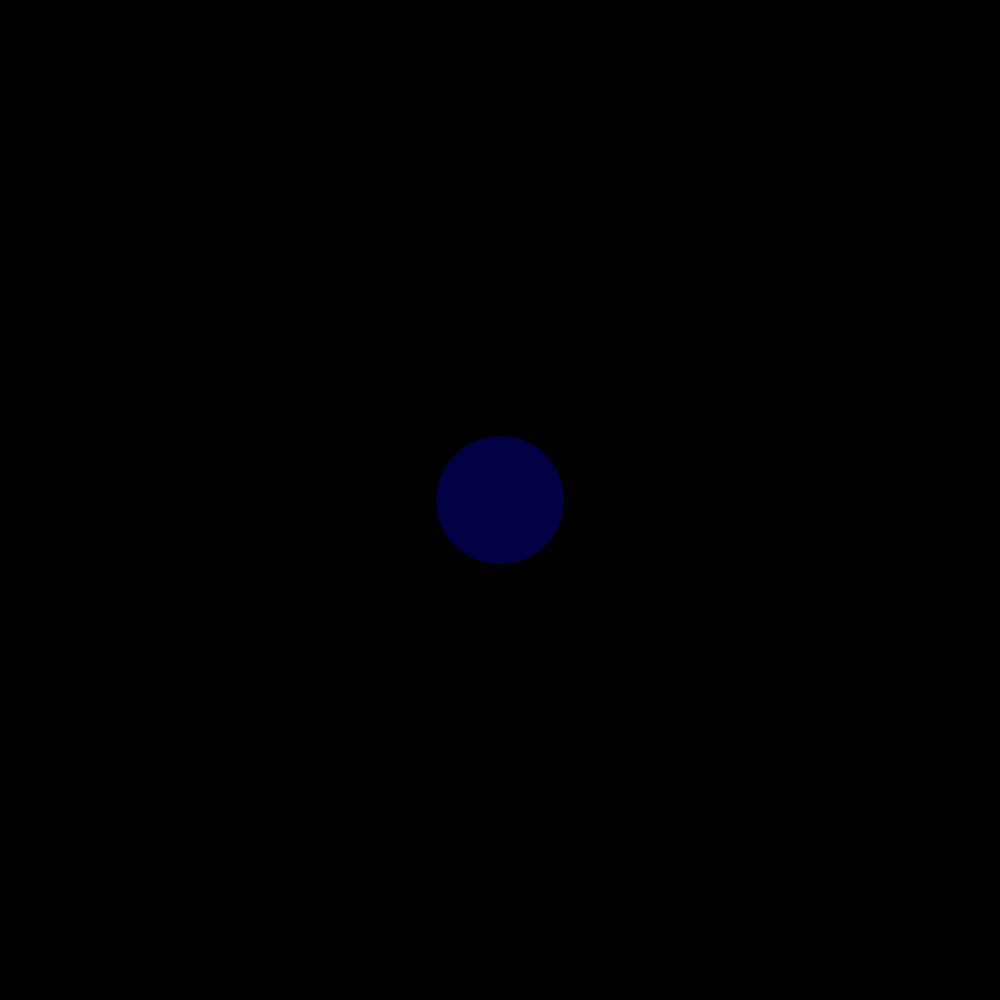
Frame 1 (no input)
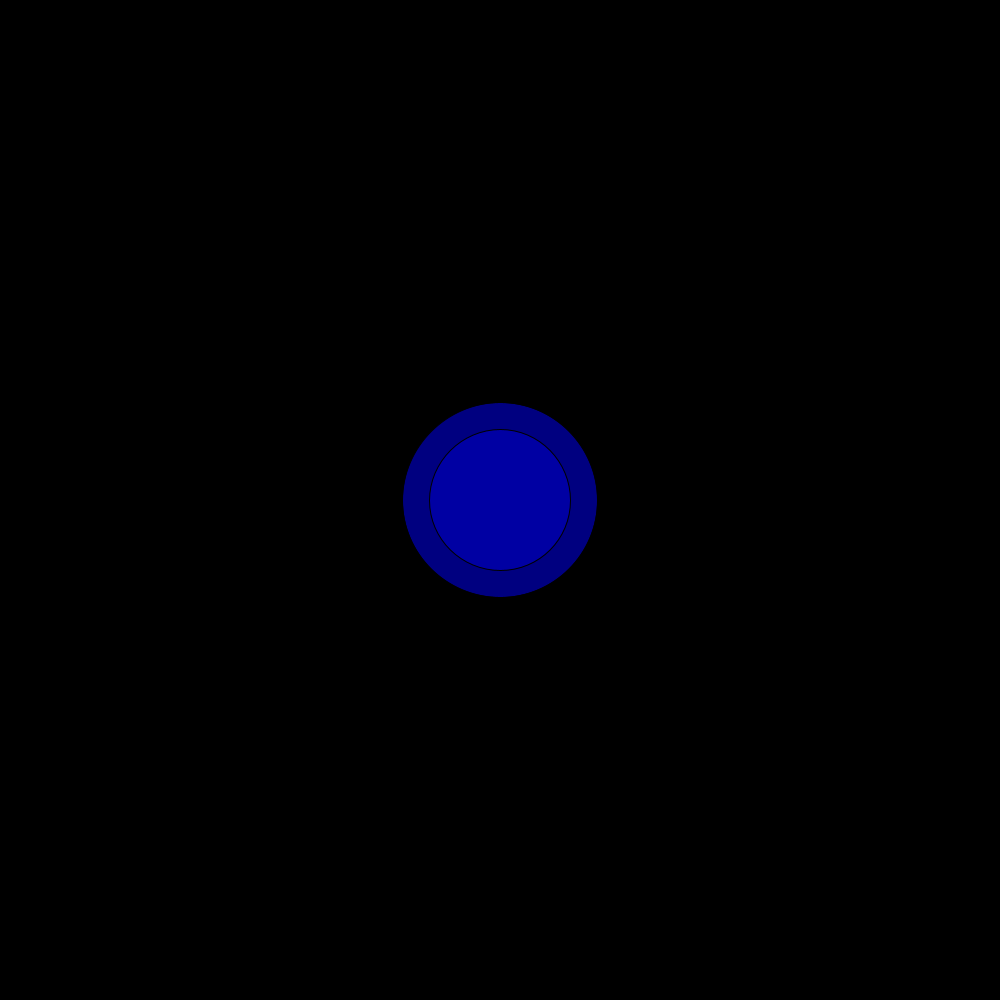
Frame 60 (the mouse pressed at the canvas centre just before this capture)
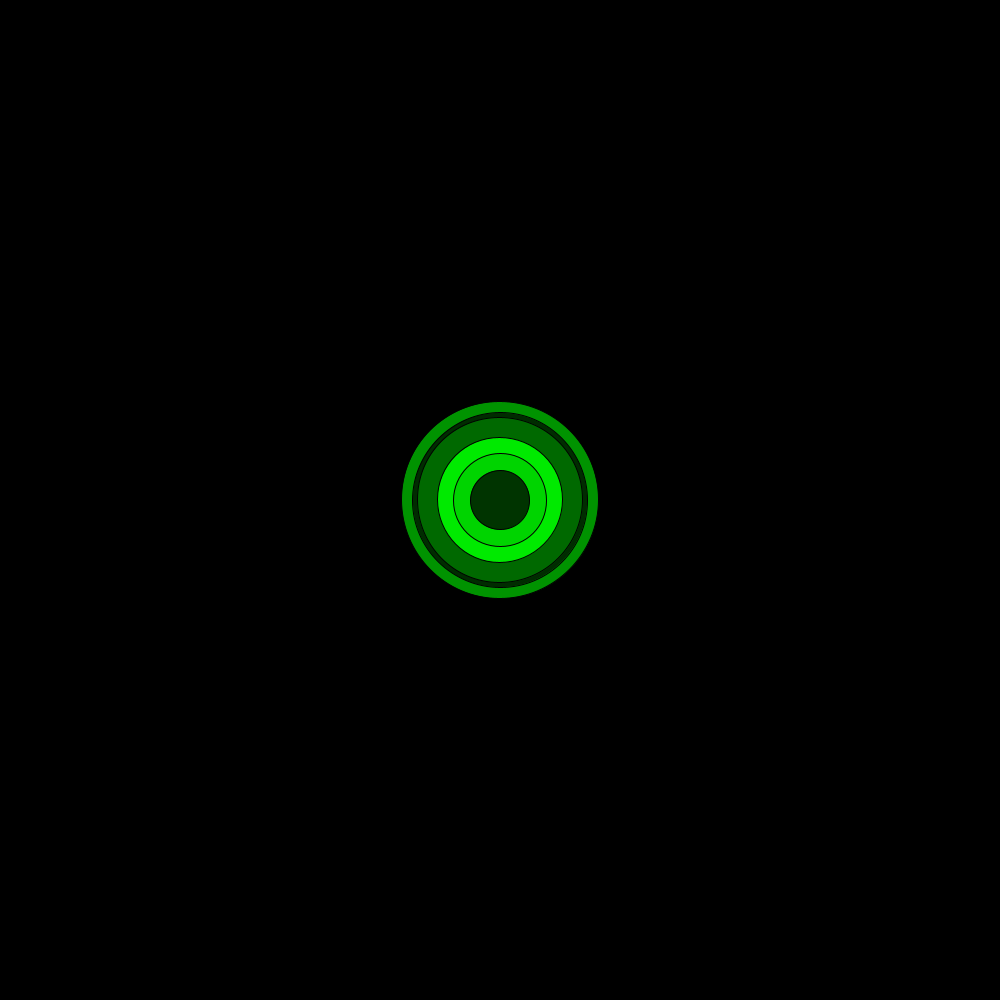
Frame 120 (the mouse held since frame 60 and released just before this capture)

The Processing sketch that drew these frames (run headless with seeded random() and noise(); from frame 60 on, the mouse is pressed at the canvas centre):

// Processing sketch: sketch4525
// ── sketch4525.pde
void setup(){
  size(1000,1000);

smooth();
background(0);

mouseX=width/2; mouseY=height/2;
}

void draw() {
  if(mousePressed){
    float r = random(200);
 
 fill(0,random(255),0);
 
 
 ellipse(mouseX,mouseY,r,r);
  }else{
  
 float r = random(200);
 
 fill(0,0,random(255));
 
 ellipse(mouseX,mouseY,r,r);
}
}
